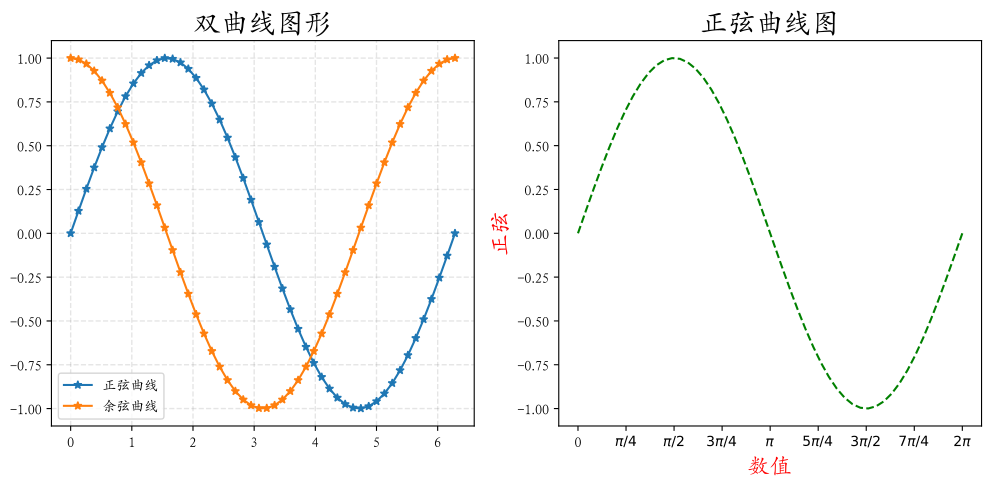

Recreate this plot in Python.

from pathlib import Path
import matplotlib.pyplot as plt
from matplotlib import rcParams
import numpy as np

# 设置 X 为 0～2π 之间的数值
X = np.linspace(0, 2 * np.pi)

# 设置 Y1、Y2 为正弦和余弦函数值
Y1 = np.sin(X)
Y2 = np.cos(X)

# 设置字体为楷体，显示中文
rcParams['font.sans-serif'] = ['Kai']
rcParams['axes.unicode_minus'] = False

plt.figure(figsize=(12, 5))

# 第一个子图：同时绘制正弦曲线和余弦曲线
ax1 = plt.subplot(1, 2, 1)
ax1.plot(X, Y1, X, Y2, marker='*')
ax1.set_title('双曲线图形', fontsize=20)
ax1.legend(['正弦曲线', '余弦曲线'], loc='lower left')
ax1.grid(lw=1, alpha=0.2, color='gray', ls='dashed')

# 第二个子图：绘制正弦曲线
ax2 = plt.subplot(1, 2, 2, facecolor='white')
ax2.plot(X, Y1, color='green', ls='--')

# 设置 X 轴刻度和标签
ticks = np.arange(0, 2 * np.pi + 0.03, np.pi / 4)
labels = [
    '0',
    r'$\pi/4$',
    r'$\pi/2$',
    r'$3\pi/4$',
    r'$\pi$',
    r'$5\pi/4$',
    r'$3\pi/2$',
    r'$7\pi/4$',
    r'$2\pi$',
]
ax2.set_xticks(ticks, labels, fontsize=10)

ax2.set_xlabel('数值', color='red', fontsize=16)
ax2.set_ylabel('正弦', color='red', fontsize=16, rotation=90)
ax2.set_title('正弦曲线图', fontsize=20)

# 保存 PDF 文件到当前 Python 源码所在目录
plt.savefig(
    Path(__file__).parent / '13_1_1_3.pdf',
    dpi=500,
    bbox_inches='tight'
)

# 显示图形
plt.show()
